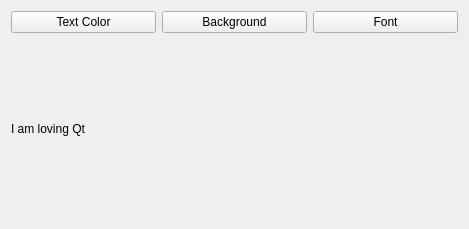
<?xml version="1.0" encoding="UTF-8"?>
<ui version="4.0">
 <class>Widget</class>
 <widget class="QWidget" name="Widget">
  <property name="geometry">
   <rect>
    <x>0</x>
    <y>0</y>
    <width>469</width>
    <height>229</height>
   </rect>
  </property>
  <property name="windowTitle">
   <string>Widget</string>
  </property>
  <layout class="QVBoxLayout" name="verticalLayout">
   <item>
    <layout class="QHBoxLayout" name="horizontalLayout">
     <item>
      <widget class="QPushButton" name="textColorBtn">
       <property name="text">
        <string>Text Color</string>
       </property>
      </widget>
     </item>
     <item>
      <widget class="QPushButton" name="backgroundBtn">
       <property name="text">
        <string>Background</string>
       </property>
      </widget>
     </item>
     <item>
      <widget class="QPushButton" name="fontBtn">
       <property name="text">
        <string>Font</string>
       </property>
      </widget>
     </item>
    </layout>
   </item>
   <item>
    <widget class="QLabel" name="label">
     <property name="text">
      <string>I am loving Qt</string>
     </property>
    </widget>
   </item>
  </layout>
 </widget>
 <resources/>
 <connections/>
</ui>
